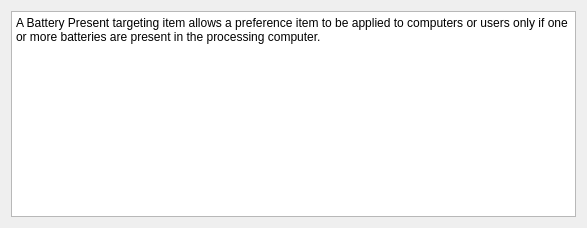
<?xml version="1.0" encoding="UTF-8"?>
<ui version="4.0">
 <class>BatteryPresent</class>
 <widget class="QWidget" name="BatteryPresent">
  <property name="geometry">
   <rect>
    <x>0</x>
    <y>0</y>
    <width>587</width>
    <height>228</height>
   </rect>
  </property>
  <property name="sizePolicy">
   <sizepolicy hsizetype="Preferred" vsizetype="Preferred">
    <horstretch>0</horstretch>
    <verstretch>0</verstretch>
   </sizepolicy>
  </property>
  <property name="windowTitle">
   <string>Form</string>
  </property>
  <layout class="QGridLayout" name="gridLayout">
   <item row="0" column="0">
    <widget class="QTextEdit" name="batteryTextEdit">
     <property name="sizePolicy">
      <sizepolicy hsizetype="Preferred" vsizetype="Preferred">
       <horstretch>0</horstretch>
       <verstretch>0</verstretch>
      </sizepolicy>
     </property>
     <property name="maximumSize">
      <size>
       <width>16777215</width>
       <height>16777215</height>
      </size>
     </property>
     <property name="html">
      <string>&lt;!DOCTYPE HTML PUBLIC &quot;-//W3C//DTD HTML 4.0//EN&quot; &quot;http://www.w3.org/TR/REC-html40/strict.dtd&quot;&gt;
&lt;html&gt;&lt;head&gt;&lt;meta name=&quot;qrichtext&quot; content=&quot;1&quot; /&gt;&lt;style type=&quot;text/css&quot;&gt;
p, li { white-space: pre-wrap; }
&lt;/style&gt;&lt;/head&gt;&lt;body style=&quot; font-family:'Noto Sans'; font-size:9pt; font-weight:400; font-style:normal;&quot;&gt;
&lt;p style=&quot; margin-top:0px; margin-bottom:0px; margin-left:0px; margin-right:0px; -qt-block-indent:0; text-indent:0px;&quot;&gt;A Battery Present targeting item allows a preference item to be applied to computers or users only if one or more batteries are present in the processing computer.&lt;/p&gt;&lt;/body&gt;&lt;/html&gt;</string>
     </property>
    </widget>
   </item>
  </layout>
 </widget>
 <resources/>
 <connections/>
</ui>
